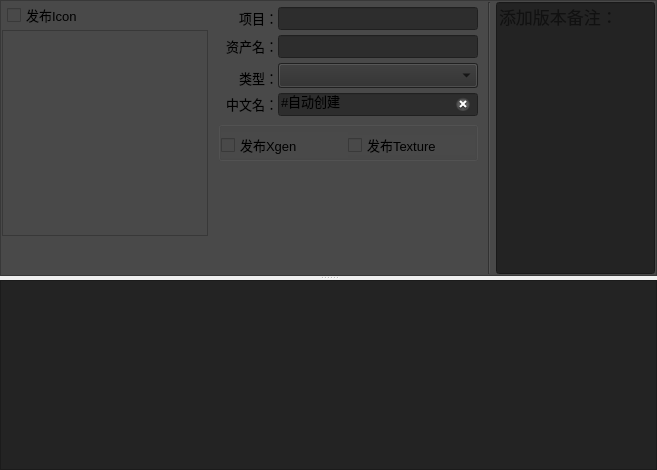
     <widget class="QWidget" name="rig_tab">
      <attribute name="title">
       <string>Rig</string>
      </attribute>
      <layout class="QVBoxLayout" name="verticalLayout_6">
       <property name="spacing">
        <number>2</number>
       </property>
       <property name="leftMargin">
        <number>0</number>
       </property>
       <property name="topMargin">
        <number>0</number>
       </property>
       <property name="rightMargin">
        <number>0</number>
       </property>
       <property name="bottomMargin">
        <number>0</number>
       </property>
       <item>
        <widget class="QSplitter" name="splitter_2">
         <property name="sizePolicy">
          <sizepolicy hsizetype="Preferred" vsizetype="Expanding">
           <horstretch>0</horstretch>
           <verstretch>0</verstretch>
          </sizepolicy>
         </property>
         <property name="orientation">
          <enum>Qt::Vertical</enum>
         </property>
         <widget class="QFrame" name="frame_3">
          <property name="styleSheet">
           <string notr="true">background-color: rgb(73, 73, 73);</string>
          </property>
          <property name="frameShape">
           <enum>QFrame::StyledPanel</enum>
          </property>
          <property name="frameShadow">
           <enum>QFrame::Sunken</enum>
          </property>
          <layout class="QHBoxLayout" name="horizontalLayout_9" stretch="1,5,1,5">
           <property name="spacing">
            <number>5</number>
           </property>
           <property name="leftMargin">
            <number>1</number>
           </property>
           <property name="topMargin">
            <number>1</number>
           </property>
           <property name="rightMargin">
            <number>1</number>
           </property>
           <property name="bottomMargin">
            <number>1</number>
           </property>
           <item>
            <layout class="QVBoxLayout" name="verticalLayout_3">
             <property name="spacing">
              <number>2</number>
             </property>
             <item>
              <layout class="QHBoxLayout" name="horizontalLayout_10" stretch="5,1,1">
               <property name="spacing">
                <number>0</number>
               </property>
               <property name="leftMargin">
                <number>5</number>
               </property>
               <property name="rightMargin">
                <number>5</number>
               </property>
               <item>
                <widget class="QCheckBox" name="checkBox_2">
                 <property name="font">
                  <font>
                   <family>Microsoft YaHei UI</family>
                   <pointsize>10</pointsize>
                  </font>
                 </property>
                 <property name="styleSheet">
                  <string notr="true"/>
                 </property>
                 <property name="text">
                  <string>发布Icon</string>
                 </property>
                 <property name="checked">
                  <bool>false</bool>
                 </property>
                </widget>
               </item>
               <item>
                <spacer name="horizontalSpacer_3">
                 <property name="orientation">
                  <enum>Qt::Horizontal</enum>
                 </property>
                 <property name="sizeType">
                  <enum>QSizePolicy::Fixed</enum>
                 </property>
                 <property name="sizeHint" stdset="0">
                  <size>
                   <width>80</width>
                   <height>25</height>
                  </size>
                 </property>
                </spacer>
               </item>
               <item>
                <widget class="QPushButton" name="render_bttn_rig">
                 <property name="sizePolicy">
                  <sizepolicy hsizetype="Fixed" vsizetype="Fixed">
                   <horstretch>0</horstretch>
                   <verstretch>0</verstretch>
                  </sizepolicy>
                 </property>
                 <property name="minimumSize">
                  <size>
                   <width>25</width>
                   <height>25</height>
                  </size>
                 </property>
                 <property name="maximumSize">
                  <size>
                   <width>25</width>
                   <height>25</height>
                  </size>
                 </property>
                 <property name="toolTip">
                  <string>&lt;html&gt;&lt;head/&gt;&lt;body&gt;&lt;p&gt;&lt;span style=&quot; font-size:10pt;&quot;&gt;重新渲染图标&lt;/span&gt;&lt;/p&gt;&lt;/body&gt;&lt;/html&gt;</string>
                 </property>
                 <property name="text">
                  <string/>
                 </property>
                 <property name="iconSize">
                  <size>
                   <width>22</width>
                   <height>22</height>
                  </size>
                 </property>
                 <property name="flat">
                  <bool>true</bool>
                 </property>
                </widget>
               </item>
              </layout>
             </item>
             <item>
              <widget class="QFrame" name="frame_4">
               <property name="sizePolicy">
                <sizepolicy hsizetype="Fixed" vsizetype="Fixed">
                 <horstretch>0</horstretch>
                 <verstretch>0</verstretch>
                </sizepolicy>
               </property>
               <property name="minimumSize">
                <size>
                 <width>206</width>
                 <height>206</height>
                </size>
               </property>
               <property name="maximumSize">
                <size>
                 <width>206</width>
                 <height>206</height>
                </size>
               </property>
               <property name="frameShape">
                <enum>QFrame::StyledPanel</enum>
               </property>
               <property name="frameShadow">
                <enum>QFrame::Raised</enum>
               </property>
               <layout class="QGridLayout" name="gridLayout_4">
                <property name="leftMargin">
                 <number>1</number>
                </property>
                <property name="topMargin">
                 <number>1</number>
                </property>
                <property name="rightMargin">
                 <number>1</number>
                </property>
                <property name="bottomMargin">
                 <number>1</number>
                </property>
                <property name="spacing">
                 <number>1</number>
                </property>
                <item row="0" column="0">
                 <widget class="QLabel" name="Preview_label_rig">
                  <property name="sizePolicy">
                   <sizepolicy hsizetype="Fixed" vsizetype="Fixed">
                    <horstretch>0</horstretch>
                    <verstretch>0</verstretch>
                   </sizepolicy>
                  </property>
                  <property name="minimumSize">
                   <size>
                    <width>200</width>
                    <height>200</height>
                   </size>
                  </property>
                  <property name="maximumSize">
                   <size>
                    <width>200</width>
                    <height>200</height>
                   </size>
                  </property>
                  <property name="text">
                   <string/>
                  </property>
                 </widget>
                </item>
               </layout>
              </widget>
             </item>
             <item>
              <spacer name="verticalSpacer_3">
               <property name="orientation">
                <enum>Qt::Vertical</enum>
               </property>
               <property name="sizeType">
                <enum>QSizePolicy::Preferred</enum>
               </property>
               <property name="sizeHint" stdset="0">
                <size>
                 <width>20</width>
                 <height>40</height>
                </size>
               </property>
              </spacer>
             </item>
            </layout>
           </item>
           <item>
            <layout class="QVBoxLayout" name="verticalLayout_4">
             <property name="spacing">
              <number>5</number>
             </property>
             <property name="sizeConstraint">
              <enum>QLayout::SetMaximumSize</enum>
             </property>
             <property name="leftMargin">
              <number>5</number>
             </property>
             <property name="topMargin">
              <number>5</number>
             </property>
             <property name="rightMargin">
              <number>5</number>
             </property>
             <item>
              <layout class="QHBoxLayout" name="horizontalLayout_11">
               <property name="spacing">
                <number>0</number>
               </property>
               <item>
                <widget class="QLabel" name="label_7">
                 <property name="sizePolicy">
                  <sizepolicy hsizetype="Preferred" vsizetype="Fixed">
                   <horstretch>0</horstretch>
                   <verstretch>0</verstretch>
                  </sizepolicy>
                 </property>
                 <property name="minimumSize">
                  <size>
                   <width>60</width>
                   <height>0</height>
                  </size>
                 </property>
                 <property name="font">
                  <font>
                   <family>Microsoft YaHei UI</family>
                   <pointsize>10</pointsize>
                  </font>
                 </property>
                 <property name="text">
                  <string>项目：</string>
                 </property>
                 <property name="alignment">
                  <set>Qt::AlignRight|Qt::AlignTrailing|Qt::AlignVCenter</set>
                 </property>
                </widget>
               </item>
               <item>
                <widget class="QLineEdit" name="proj_lineEdit_rig">
                 <property name="font">
                  <font>
                   <family>Microsoft YaHei UI</family>
                   <pointsize>10</pointsize>
                  </font>
                 </property>
                 <property name="styleSheet">
                  <string notr="true">background-color: rgb(45, 45, 45);</string>
                 </property>
                 <property name="readOnly">
                  <bool>true</bool>
                 </property>
                </widget>
               </item>
              </layout>
             </item>
             <item>
              <layout class="QHBoxLayout" name="horizontalLayout_12">
               <property name="spacing">
                <number>0</number>
               </property>
               <item>
                <widget class="QLabel" name="label_8">
                 <property name="sizePolicy">
                  <sizepolicy hsizetype="Preferred" vsizetype="Fixed">
                   <horstretch>0</horstretch>
                   <verstretch>0</verstretch>
                  </sizepolicy>
                 </property>
                 <property name="minimumSize">
                  <size>
                   <width>60</width>
                   <height>0</height>
                  </size>
                 </property>
                 <property name="font">
                  <font>
                   <family>Microsoft YaHei UI</family>
                   <pointsize>10</pointsize>
                  </font>
                 </property>
                 <property name="text">
                  <string>资产名：</string>
                 </property>
                 <property name="alignment">
                  <set>Qt::AlignRight|Qt::AlignTrailing|Qt::AlignVCenter</set>
                 </property>
                </widget>
               </item>
               <item>
                <widget class="QLineEdit" name="name_lineEdit_rig">
                 <property name="font">
                  <font>
                   <family>Microsoft YaHei UI</family>
                   <pointsize>10</pointsize>
                  </font>
                 </property>
                 <property name="styleSheet">
                  <string notr="true">background-color: rgb(45, 45, 45);</string>
                 </property>
                 <property name="readOnly">
                  <bool>true</bool>
                 </property>
                </widget>
               </item>
              </layout>
             </item>
             <item>
              <layout class="QHBoxLayout" name="horizontalLayout_13">
               <property name="spacing">
                <number>0</number>
               </property>
               <item>
                <widget class="QLabel" name="label_3">
                 <property name="sizePolicy">
                  <sizepolicy hsizetype="Fixed" vsizetype="Fixed">
                   <horstretch>0</horstretch>
                   <verstretch>0</verstretch>
                  </sizepolicy>
                 </property>
                 <property name="minimumSize">
                  <size>
                   <width>60</width>
                   <height>20</height>
                  </size>
                 </property>
                 <property name="maximumSize">
                  <size>
                   <width>16777215</width>
                   <height>15</height>
                  </size>
                 </property>
                 <property name="font">
                  <font>
                   <family>Microsoft YaHei UI</family>
                   <pointsize>10</pointsize>
                  </font>
                 </property>
                 <property name="text">
                  <string>类型：</string>
                 </property>
                 <property name="alignment">
                  <set>Qt::AlignRight|Qt::AlignTrailing|Qt::AlignVCenter</set>
                 </property>
                </widget>
               </item>
               <item>
                <widget class="QComboBox" name="publishType_comb_rig">
                 <property name="sizePolicy">
                  <sizepolicy hsizetype="Expanding" vsizetype="Fixed">
                   <horstretch>0</horstretch>
                   <verstretch>0</verstretch>
                  </sizepolicy>
                 </property>
                 <property name="minimumSize">
                  <size>
                   <width>200</width>
                   <height>25</height>
                  </size>
                 </property>
                 <property name="font">
                  <font>
                   <family>Microsoft YaHei UI</family>
                   <pointsize>10</pointsize>
                  </font>
                 </property>
                 <property name="styleSheet">
                  <string notr="true">background-color: rgb(45, 45, 45);</string>
                 </property>
                </widget>
               </item>
              </layout>
             </item>
             <item>
              <layout class="QHBoxLayout" name="horizontalLayout_14">
               <property name="spacing">
                <number>0</number>
               </property>
               <item>
                <widget class="QLabel" name="label_9">
                 <property name="sizePolicy">
                  <sizepolicy hsizetype="Fixed" vsizetype="Fixed">
                   <horstretch>0</horstretch>
                   <verstretch>0</verstretch>
                  </sizepolicy>
                 </property>
                 <property name="minimumSize">
                  <size>
                   <width>60</width>
                   <height>0</height>
                  </size>
                 </property>
                 <property name="maximumSize">
                  <size>
                   <width>16777215</width>
                   <height>16777215</height>
                  </size>
                 </property>
                 <property name="font">
                  <font>
                   <family>Microsoft YaHei UI</family>
                   <pointsize>10</pointsize>
                  </font>
                 </property>
                 <property name="text">
                  <string>中文名：</string>
                 </property>
                 <property name="alignment">
                  <set>Qt::AlignRight|Qt::AlignTrailing|Qt::AlignVCenter</set>
                 </property>
                </widget>
               </item>
               <item>
                <widget class="QLineEdit" name="CHname_lineEdit_rig">
                 <property name="font">
                  <font>
                   <family>Microsoft YaHei UI</family>
                   <pointsize>10</pointsize>
                  </font>
                 </property>
                 <property name="styleSheet">
                  <string notr="true">background-color: rgb(45, 45, 45);</string>
                 </property>
                 <property name="text">
                  <string>#自动创建</string>
                 </property>
                 <property name="clearButtonEnabled">
                  <bool>true</bool>
                 </property>
                </widget>
               </item>
              </layout>
             </item>
             <item>
              <widget class="QGroupBox" name="groupBox_2">
               <property name="font">
                <font>
                 <family>Microsoft YaHei UI</family>
                 <pointsize>10</pointsize>
                </font>
               </property>
               <property name="styleSheet">
                <string notr="true">background-color: rgb(73, 73, 73);</string>
               </property>
               <property name="title">
                <string/>
               </property>
               <property name="alignment">
                <set>Qt::AlignLeading|Qt::AlignLeft|Qt::AlignVCenter</set>
               </property>
               <property name="flat">
                <bool>true</bool>
               </property>
               <layout class="QGridLayout" name="gridLayout_5">
                <property name="leftMargin">
                 <number>0</number>
                </property>
                <property name="topMargin">
                 <number>5</number>
                </property>
                <property name="rightMargin">
                 <number>0</number>
                </property>
                <property name="bottomMargin">
                 <number>0</number>
                </property>
                <property name="spacing">
                 <number>0</number>
                </property>
                <item row="0" column="0">
                 <widget class="QCheckBox" name="xgen_cBox_2">
                  <property name="font">
                   <font>
                    <family>Microsoft YaHei UI</family>
                    <pointsize>10</pointsize>
                   </font>
                  </property>
                  <property name="styleSheet">
                   <string notr="true"/>
                  </property>
                  <property name="text">
                   <string>发布Xgen</string>
                  </property>
                 </widget>
                </item>
                <item row="0" column="1">
                 <widget class="QCheckBox" name="textures_cBox_2">
                  <property name="maximumSize">
                   <size>
                    <width>16777215</width>
                    <height>20</height>
                   </size>
                  </property>
                  <property name="font">
                   <font>
                    <family>Microsoft YaHei UI</family>
                    <pointsize>10</pointsize>
                   </font>
                  </property>
                  <property name="text">
                   <string>发布Texture</string>
                  </property>
                  <property name="checked">
                   <bool>false</bool>
                  </property>
                 </widget>
                </item>
               </layout>
              </widget>
             </item>
             <item>
              <spacer name="verticalSpacer_4">
               <property name="orientation">
                <enum>Qt::Vertical</enum>
               </property>
               <property name="sizeType">
                <enum>QSizePolicy::Expanding</enum>
               </property>
               <property name="sizeHint" stdset="0">
                <size>
                 <width>20</width>
                 <height>40</height>
                </size>
               </property>
              </spacer>
             </item>
            </layout>
           </item>
           <item>
            <widget class="Line" name="line_5">
             <property name="orientation">
              <enum>Qt::Vertical</enum>
             </property>
            </widget>
           </item>
           <item>
            <widget class="QLineEdit" name="lineEdit_4">
             <property name="sizePolicy">
              <sizepolicy hsizetype="Expanding" vsizetype="Expanding">
               <horstretch>0</horstretch>
               <verstretch>0</verstretch>
              </sizepolicy>
             </property>
             <property name="minimumSize">
              <size>
               <width>0</width>
               <height>0</height>
              </size>
             </property>
             <property name="font">
              <font>
               <family>Microsoft YaHei UI</family>
               <pointsize>13</pointsize>
              </font>
             </property>
             <property name="styleSheet">
              <string notr="true">background-color: rgb(35, 35, 35);</string>
             </property>
             <property name="text">
              <string/>
             </property>
             <property name="alignment">
              <set>Qt::AlignLeading|Qt::AlignLeft|Qt::AlignTop</set>
             </property>
             <property name="placeholderText">
              <string>添加版本备注：</string>
             </property>
            </widget>
           </item>
          </layout>
         </widget>
         <widget class="QTreeWidget" name="log_treeWgt_rig">
          <property name="font">
           <font>
            <family>Microsoft YaHei UI</family>
            <pointsize>10</pointsize>
           </font>
          </property>
          <property name="styleSheet">
           <string notr="true">background-color: rgb(35, 35, 35);</string>
          </property>
          <attribute name="headerVisible">
           <bool>false</bool>
          </attribute>
          <column>
           <property name="text">
            <string notr="true">1</string>
           </property>
          </column>
         </widget>
        </widget>
       </item>
      </layout>
     </widget>
